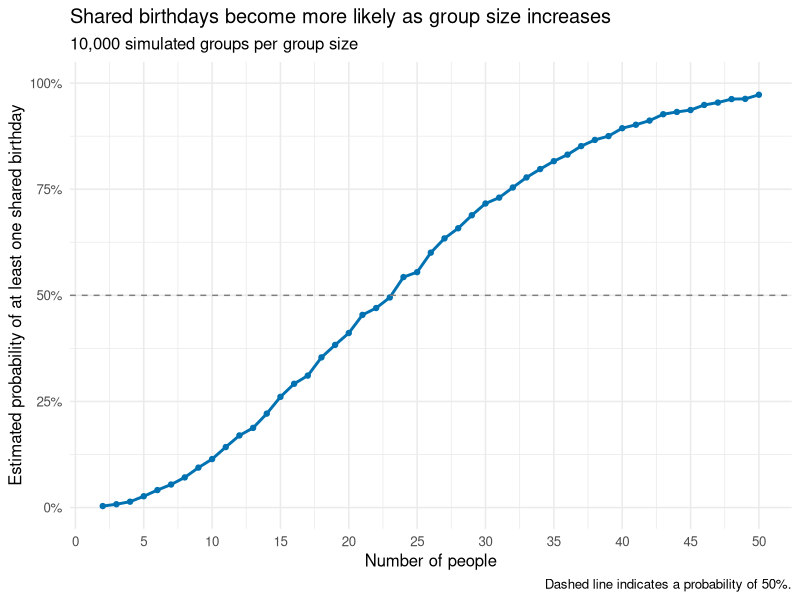

The R source for this figure:
## ---- chunk 1
library(tidyverse)

knitr::opts_chunk$set(
  echo = TRUE,
  message = FALSE,
  warning = FALSE,
  fig.width = 8,
  fig.height = 5
)

theme_set(theme_minimal(base_size = 12))
## ---- chunk 2
shared_birthday = function(group_size) {

  birthdays = sample(
    x = 1:365,
    size = group_size,
    replace = TRUE
  )

  any(duplicated(birthdays))
}
## ---- chunk 3
set.seed(2153)

birthday_results_df =
  expand_grid(
    group_size = 2:50,
    iteration = 1:10000
  ) |>
  mutate(
    shared = map_lgl(group_size, shared_birthday)
  )

birthday_probability_df =
  birthday_results_df |>
  group_by(group_size) |>
  summarize(
    probability = mean(shared),
    .groups = "drop"
  )
## ---- chunk 4
birthday_probability_df |>
  ggplot(aes(x = group_size, y = probability)) +
  geom_line(color = "#0072B2", linewidth = 1) +
  geom_point(color = "#0072B2", size = 1.5) +
  geom_hline(
    yintercept = 0.5,
    linetype = "dashed",
    color = "gray50"
  ) +
  scale_x_continuous(breaks = seq(0, 50, 5)) +
  scale_y_continuous(
    labels = scales::label_percent(),
    limits = c(0, 1)
  ) +
  labs(
    title = "Shared birthdays become more likely as group size increases",
    subtitle = "10,000 simulated groups per group size",
    x = "Number of people",
    y = "Estimated probability of at least one shared birthday",
    caption = "Dashed line indicates a probability of 50%."
  )
